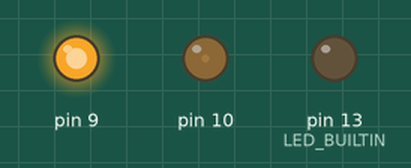
This sketch was run on a simulated Arduino Uno, built with avr-gcc and run on an emulated ATmega328P. On the bench: output pins drawn as LEDs (lit = HIGH).

Above: at 0.05 s.
At 0.25 s:
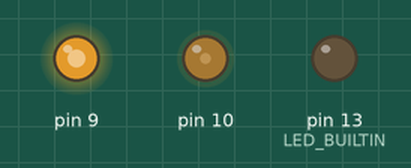
At 0.5 s:
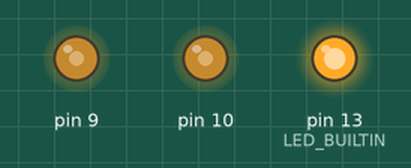
At 1.0 s:
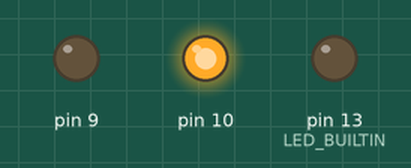
At 1.4 s:
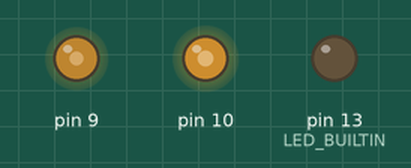
At 1.9 s:
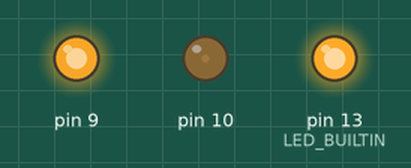
Timing chart, 0 to 4.6 s (numbered marks = the images above):
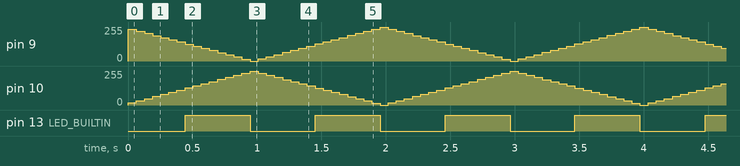

The sketch:

motorTest.ino
```cpp
//Test the EEEBug motors by generating two PWM signals
//The speed of each motor should rise and fall over a period of 2 seconds

unsigned int i=0;
unsigned long nextTime=0;
const unsigned long INTERVAL = 63;
const unsigned int STEP = 16;

void setup() {
  // put your setup code here, to run once:
  pinMode(9,OUTPUT);
  pinMode(10,OUTPUT);
  pinMode(LED_BUILTIN,OUTPUT);
}

void loop() {
  // put your main code here, to run repeatedly:
  if (millis()>nextTime){ //Is it time to update the output?
    nextTime += INTERVAL;  //Calculate next update time
    i += STEP;            //Increment output counter

    if (i&0x100) {        //Bit 8 of counter determines if each output PWM is rising or falling
      analogWrite(9,i&0xff);          //Pin 9 duty cycle is rising
      analogWrite(10,0xff-(i&0xff));} //Pin 10 duty cycle is falling
    else {
      analogWrite(9,0xff-(i&0xff));   //Pin 9 duty cycle is falling
      analogWrite(10,i&0xff);}        //Pin 10 duty cycle is rising
    }

    digitalWrite(LED_BUILTIN,i&0x80); //Flash the LED
}
```

Measured:
- by itself, pin 13 (LED_BUILTIN): alternates HIGH for 0.50 s and LOW for 0.50 s
